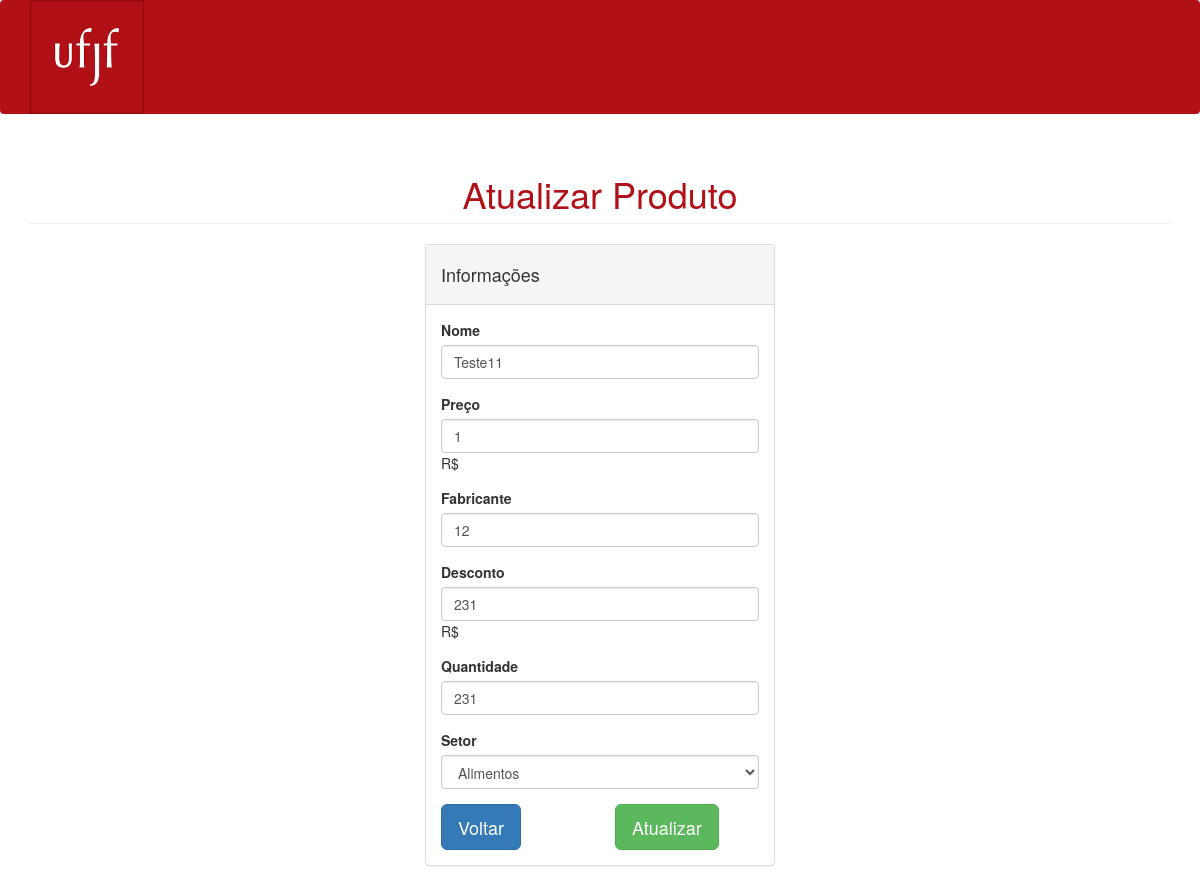
Screenshot of /views/produtos/alterar-produto.php?id=30 with the database file from the repository.
### tables this page shows
CREATE TABLE `produtos` (
  `id` int(10) UNSIGNED NOT NULL,
  `nome` varchar(191) NOT NULL,
  `preco` float NOT NULL,
  `fabricante` varchar(195) NOT NULL,
  `desconto` float NOT NULL,
  `quantidade` int(11) NOT NULL,
  `setor_id` int(11) UNSIGNED NOT NULL
);

CREATE TABLE `setores` (
  `id` int(11) NOT NULL,
  `nome` varchar(195) NOT NULL,
  `administrador_responsavel` varchar(195) NOT NULL,
  `numero_identificacao` int(11) NOT NULL
);

### controllers/produtos/visualizar-produto.php (called while the page is built)
<?php
function visualizarProduto($connect, $id)
{
    $produto = mysqli_query($connect, "SELECT *, produtos.nome as produto_nome, produtos.id as produto_id FROM produtos INNER JOIN setores ON produtos.setor_id = setores.id WHERE produtos.id = '{$id}'");
    return mysqli_fetch_assoc($produto);
}

### controllers/setores/lista-setores.php (called while the page is built, shortened)
<?php
function listaSetores($connect, $sort) {
    $setores = array();
    $query = "select * from setores";
    $result = mysqli_query($connect, $query);
    while($setor = mysqli_fetch_assoc($result)) {
        array_push($setores, $setor);
    }
    return $setores;
}

### views/produtos/alterar-produto.php (the view, shortened to what this page needs)
<?php
include("../UserHeader.php");
include("../../includes/connect.php");
include("../menu.php");
include("../../controllers/produtos/visualizar-produto.php");
include("../../controllers/setores/lista-setores.php");
$setores = listaSetores($connect, '');
$id = $_GET['id'];
$produto = visualizarProduto($connect, $id);
?>
<div class="container">
    <h1 style="color: #b11016; text-align: center" class="page-header">Atualizar Produto</h1>
    <div class="col-md-4">
    </div>
    <div class="col-md-4">
        <div class="panel panel-default">
            <div class="panel-heading">
                <h4>Informações</h4>
            </div>
            <div class="panel-body">
                <div class="row">
                    <form method="post" action="../../controllers/produtos/alterar-produto.php">
                        <div role="form">
                            <div class="col-md-12">
                                <div class="form-group">
                                    <label>Nome</label>
                                    <input class="form-control" name="nome" value="<?= $produto['nome'] ?>">
                                </div>
                            </div>
                            <div class="col-md-12">
                                <div class="form-group">
                                    <label>Preço</label>
                                    <input type="number" step="0.01" class="form-control" name="preco"
                                           value="<?= $produto['preco'] ?>">R$
                                </div>
                            </div>
                            <div class="col-md-12">
                                <div class="form-group">
                                    <label>Fabricante</label><br/>
                                    <input type="text" class="form-control" name="fabricante"
                                           value="<?= $produto['fabricante'] ?>">
                                </div>
                            </div>
                            <div class="col-md-12">
                                <div class="form-group">
                                    <label>Desconto</label><br/>
                                    <input type="number" step="0.01" class="form-control" name="desconto"
                                           value="<?= $produto['desconto'] ?>">R$
                                </div>
                            </div>
                            <div class="col-md-12">
                                <div class="form-group">
                                    <label>Quantidade</label><br/>
                                    <input class="form-control" name="quantidade" type="number"
                                           value="<?= $produto['quantidade'] ?>">
                                </div>
                            </div>
                            <div class="col-md-12">
                                <div class="form-group">
                                    <label>Setor</label>
                                    <select name="setor_id" class="form-control">
                                        <?php foreach ($setores as $setor) {
                                            ?>
                                            <option name="setor_id" value="<?= $setor['id'] ?>"><?= $setor['nome'] ?></option>
                                        <?php } ?>
                                    </select>
                                </div>
                            </div>
                            <div class="col-md-6">
                                <a href="lista-produtos.php">
                                    <button type="button" class="btn btn-primary btn-lg">Voltar</button>
                                </a>
                            </div>
                            <div class="col-md-6">
                                <button type="submit" class="btn btn-success btn-lg">Atualizar</button>
                            </div>
                        </div>
                    </form>
                </div>
            </div>
        </div>
    </div>
</div>

### css/sb-admin-2.css (style rules this page uses)
body { background-color: #f8f8f8; }

### css/style.css (style rules this page uses)
.page-header { text-align: center; }
body { background-color: #fff; }

### rows the page displays
produtos: nome "Teste11", preco "1", fabricante "12", desconto "231", quantidade "231"

### other values shown
form field setor_id "Alimentos"
